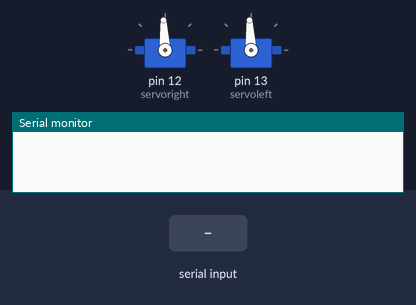
Simulated run of this sketch. Board: Arduino Uno, built with avr-gcc and run on an emulated ATmega328P. On the bench: 2 × servo, the last lines printed to the serial monitor. The inputs (shaded band) are chosen by the test bench.

Above: at 3.0 s.
3.1 s: "R" received over Serial
At 4.6 s:
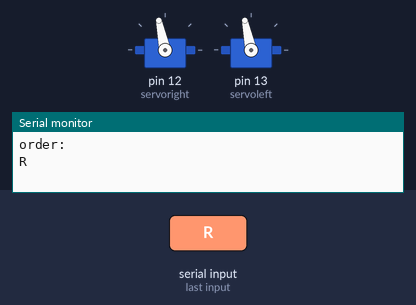
6.1 s: "B" received over Serial
At 8.8 s:
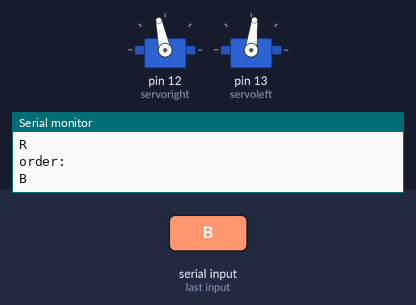
9.1 s: "F" received over Serial
Timing chart, 0 to 15.5 s (numbered marks = the images above; inputs shaded):
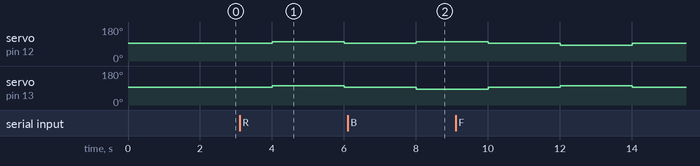

The sketch:

control_servo.ino
```cpp
#include<Servo.h>
Servo servoright;
Servo servoleft;
int time = 2000;
void setup(){
  servoright.attach(12);
  servoleft.attach(13);
  Serial.begin(9600);
}
void loop(){
  servoleft.writeMicroseconds(1500);
  servoright.writeMicroseconds(1500);
  delay(time);
  char STT;
  if(Serial.available()>0)
  {
    STT = Serial.read();
    Serial.println("order:");
    Serial.println(STT);
    switch(STT){
      case 'R':
        servoleft.writeMicroseconds(1600);
        servoright.writeMicroseconds(1600);
        delay(time);
        break;
      case 'L':
        servoleft.writeMicroseconds(1400);
        servoright.writeMicroseconds(1400);
        delay(time);
        break;
      case 'B':
        servoleft.writeMicroseconds(1400);
        servoright.writeMicroseconds(1600);
        delay(time);
        break;
      case 'F':
        servoleft.writeMicroseconds(1600);
        servoright.writeMicroseconds(1400);
        delay(time);
        break;
    }
  }
}
```

Measured:
- after the input at 3.1 s, servo on pin 12 (servoright), servo on pin 13 (servoleft): 93° → 102° after 0.90 s, → 93° 2.0 s later
- after the input at 6.1 s, servo on pin 12 (servoright): 93° → 102° after 1.9 s; servo on pin 13 (servoleft): 93° → 83° after 1.9 s
